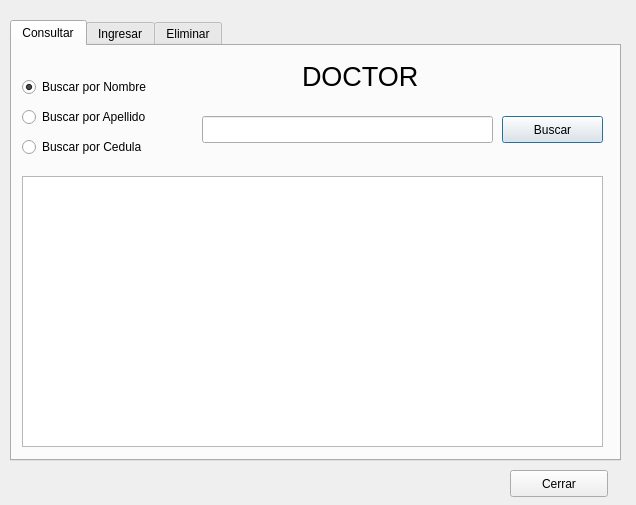
<?xml version="1.0" encoding="UTF-8"?>
<ui version="4.0">
 <class>dialog_cliente</class>
 <widget class="QDialog" name="dialog_cliente">
  <property name="windowModality">
   <enum>Qt::WindowModal</enum>
  </property>
  <property name="geometry">
   <rect>
    <x>0</x>
    <y>0</y>
    <width>636</width>
    <height>505</height>
   </rect>
  </property>
  <property name="windowTitle">
   <string>Doctores</string>
  </property>
  <widget class="QWidget" name="widget" native="true">
   <property name="geometry">
    <rect>
     <x>10</x>
     <y>20</y>
     <width>771</width>
     <height>531</height>
    </rect>
   </property>
   <widget class="QTabWidget" name="tabWidget">
    <property name="geometry">
     <rect>
      <x>0</x>
      <y>0</y>
      <width>611</width>
      <height>441</height>
     </rect>
    </property>
    <property name="currentIndex">
     <number>0</number>
    </property>
    <widget class="QWidget" name="tab_2">
     <attribute name="title">
      <string>Consultar</string>
     </attribute>
     <widget class="QTableView" name="tb_doctores">
      <property name="geometry">
       <rect>
        <x>10</x>
        <y>130</y>
        <width>581</width>
        <height>271</height>
       </rect>
      </property>
     </widget>
     <widget class="QLabel" name="label_8">
      <property name="geometry">
       <rect>
        <x>290</x>
        <y>20</y>
        <width>261</width>
        <height>20</height>
       </rect>
      </property>
      <property name="font">
       <font>
        <pointsize>20</pointsize>
       </font>
      </property>
      <property name="text">
       <string>DOCTOR</string>
      </property>
     </widget>
     <widget class="QLineEdit" name="txt_buscar">
      <property name="geometry">
       <rect>
        <x>190</x>
        <y>70</y>
        <width>291</width>
        <height>27</height>
       </rect>
      </property>
     </widget>
     <widget class="QPushButton" name="btn_buscar">
      <property name="geometry">
       <rect>
        <x>490</x>
        <y>70</y>
        <width>101</width>
        <height>27</height>
       </rect>
      </property>
      <property name="text">
       <string>Buscar</string>
      </property>
     </widget>
     <widget class="QRadioButton" name="radioButton_nombre">
      <property name="geometry">
       <rect>
        <x>10</x>
        <y>30</y>
        <width>161</width>
        <height>22</height>
       </rect>
      </property>
      <property name="text">
       <string>Buscar por Nombre</string>
      </property>
      <property name="checked">
       <bool>true</bool>
      </property>
     </widget>
     <widget class="QRadioButton" name="radioButton_apellido">
      <property name="geometry">
       <rect>
        <x>10</x>
        <y>60</y>
        <width>161</width>
        <height>22</height>
       </rect>
      </property>
      <property name="text">
       <string>Buscar por Apellido</string>
      </property>
     </widget>
     <widget class="QRadioButton" name="radioButton_cedula">
      <property name="geometry">
       <rect>
        <x>10</x>
        <y>90</y>
        <width>161</width>
        <height>22</height>
       </rect>
      </property>
      <property name="text">
       <string>Buscar por Cedula</string>
      </property>
     </widget>
    </widget>
    <widget class="QWidget" name="tab_1">
     <attribute name="title">
      <string>Ingresar</string>
     </attribute>
     <widget class="QPushButton" name="btn_guardar">
      <property name="geometry">
       <rect>
        <x>500</x>
        <y>370</y>
        <width>98</width>
        <height>27</height>
       </rect>
      </property>
      <property name="text">
       <string>Guardar</string>
      </property>
     </widget>
     <widget class="QLabel" name="label_7">
      <property name="geometry">
       <rect>
        <x>140</x>
        <y>20</y>
        <width>281</width>
        <height>20</height>
       </rect>
      </property>
      <property name="font">
       <font>
        <pointsize>20</pointsize>
       </font>
      </property>
      <property name="text">
       <string>INGRESAR DOCTOR</string>
      </property>
     </widget>
     <widget class="QWidget" name="layoutWidget">
      <property name="geometry">
       <rect>
        <x>120</x>
        <y>60</y>
        <width>291</width>
        <height>281</height>
       </rect>
      </property>
      <layout class="QHBoxLayout" name="horizontalLayout">
       <item>
        <layout class="QVBoxLayout" name="verticalLayout_2">
         <item>
          <widget class="QLabel" name="label_6">
           <property name="text">
            <string>Usuario</string>
           </property>
          </widget>
         </item>
         <item>
          <widget class="QLabel" name="label">
           <property name="text">
            <string>Nombre</string>
           </property>
          </widget>
         </item>
         <item>
          <widget class="QLabel" name="label_2">
           <property name="text">
            <string>Apellido</string>
           </property>
          </widget>
         </item>
         <item>
          <widget class="QLabel" name="label_9">
           <property name="text">
            <string>Cedula</string>
           </property>
          </widget>
         </item>
         <item>
          <widget class="QLabel" name="label_3">
           <property name="text">
            <string>Direccion</string>
           </property>
          </widget>
         </item>
         <item>
          <widget class="QLabel" name="label_4">
           <property name="text">
            <string>Telefono</string>
           </property>
          </widget>
         </item>
         <item>
          <widget class="QLabel" name="label_11">
           <property name="text">
            <string>Mail</string>
           </property>
          </widget>
         </item>
         <item>
          <widget class="QLabel" name="label_5">
           <property name="text">
            <string>Contraseña</string>
           </property>
          </widget>
         </item>
        </layout>
       </item>
       <item>
        <layout class="QVBoxLayout" name="verticalLayout">
         <item>
          <widget class="QLineEdit" name="txt_username"/>
         </item>
         <item>
          <widget class="QLineEdit" name="txt_nombre"/>
         </item>
         <item>
          <widget class="QLineEdit" name="txt_apellido"/>
         </item>
         <item>
          <widget class="QLineEdit" name="txt_cedula">
           <property name="inputMethodHints">
            <set>Qt::ImhDigitsOnly</set>
           </property>
          </widget>
         </item>
         <item>
          <widget class="QLineEdit" name="txt_direccion"/>
         </item>
         <item>
          <widget class="QLineEdit" name="txt_telefono">
           <property name="inputMethodHints">
            <set>Qt::ImhDigitsOnly</set>
           </property>
          </widget>
         </item>
         <item>
          <widget class="QLineEdit" name="txt_mail">
           <property name="inputMethodHints">
            <set>Qt::ImhEmailCharactersOnly</set>
           </property>
          </widget>
         </item>
         <item>
          <widget class="QLineEdit" name="txt_password">
           <property name="echoMode">
            <enum>QLineEdit::Password</enum>
           </property>
          </widget>
         </item>
        </layout>
       </item>
      </layout>
     </widget>
    </widget>
    <widget class="QWidget" name="tab">
     <attribute name="title">
      <string>Eliminar</string>
     </attribute>
     <widget class="QPushButton" name="btn_eliminar_todo">
      <property name="geometry">
       <rect>
        <x>330</x>
        <y>350</y>
        <width>131</width>
        <height>27</height>
       </rect>
      </property>
      <property name="text">
       <string>Eliminar</string>
      </property>
     </widget>
     <widget class="QLabel" name="label_10">
      <property name="geometry">
       <rect>
        <x>160</x>
        <y>20</y>
        <width>241</width>
        <height>20</height>
       </rect>
      </property>
      <property name="font">
       <font>
        <pointsize>20</pointsize>
       </font>
      </property>
      <property name="text">
       <string>ELIMINAR DOCTOR</string>
      </property>
     </widget>
     <widget class="QTableView" name="tb_eliminar">
      <property name="geometry">
       <rect>
        <x>40</x>
        <y>60</y>
        <width>511</width>
        <height>281</height>
       </rect>
      </property>
     </widget>
    </widget>
   </widget>
   <widget class="QPushButton" name="btn_cerrar">
    <property name="geometry">
     <rect>
      <x>500</x>
      <y>450</y>
      <width>98</width>
      <height>27</height>
     </rect>
    </property>
    <property name="text">
     <string>Cerrar</string>
    </property>
   </widget>
  </widget>
 </widget>
 <resources/>
 <connections/>
</ui>
